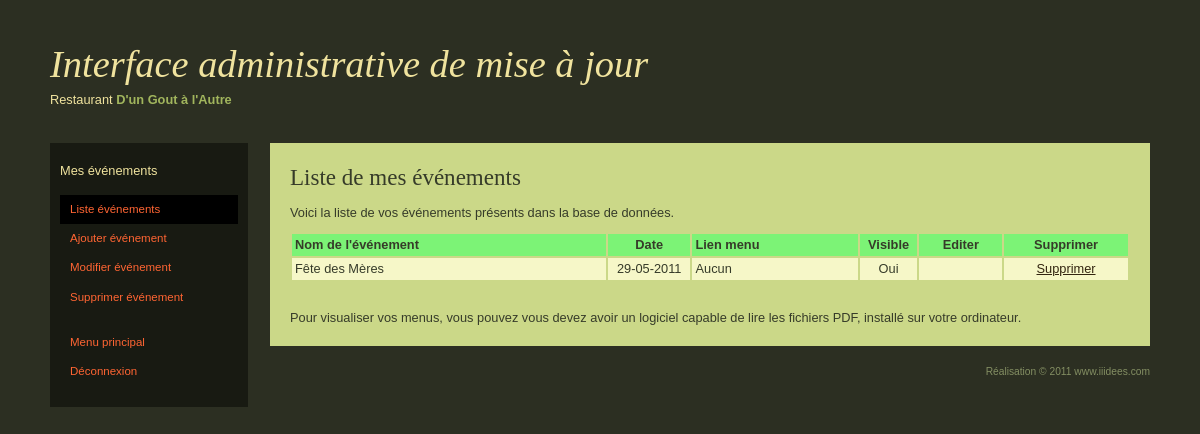
/iagdugala/evene_list.php (signed in), run on the app's committed database.
### tables this page shows
CREATE TABLE `evenements` (
  `id` int(10) unsigned NOT NULL auto_increment,
  `nom_fr` varchar(80) NOT NULL,
  `nom_gb` varchar(80) NOT NULL,
  `date_evenement` date NOT NULL,
  `description_fr` text NOT NULL,
  `description_gb` text NOT NULL,
  `visible` enum('Oui','Non') NOT NULL,
  `menuid` int(10) unsigned NOT NULL default '0',
  `date_creation` timestamp NOT NULL default CURRENT_TIMESTAMP,
  PRIMARY KEY  (`id`)
);

### iagdugala/evene_list.php (the view, shortened to what this page needs)
<?php
		include('../inclusion/admintete.php');
		echo '<h2>Liste de mes &eacute;v&eacute;nements</h2>';
		$q ="SELECT DISTINCT evenements.id, evenements.nom_fr AS evene, DATE_FORMAT(evenements.date_evenement,'%d-%m-%Y') AS jour, evenements.date_evenement, evenements.visible, menus.nom_fr as nom,";
		$q .= " menus.file_name AS lpdf FROM evenements LEFT JOIN menus ON evenements.menuid=menus.id WHERE menus.id OR menus.id IS NULL ORDER BY evenements.date_evenement";
		$r = @mysqli_query($dbc,$q);
		if (mysqli_num_rows($r) > 0) {
			$aujour = time();
			$au_day = date('d',$aujour);
			$au_month = date('m',$aujour);
			$au_year = date('Y',$aujour);
			$au_date = mktime(0,0,0,$au_month,$au_day,$au_year);
			echo '<p>Voici la liste de vos &eacute;v&eacute;nements pr&eacute;sents dans la base de donn&eacute;es.</p>
			<table width="100%" border="0" cellpadding="3">
			<tr bgcolor="#7cf376"><td width="38%" align="left"><b>Nom de l\'&eacute;v&eacute;nement</b></td><td width="10%" align="center"><b>Date</b></td><td width="20%" align="left"><b>Lien menu</b></td>
			<td width="7%" align="center"><b>Visible</b></td><td width="10%" align="center"><b>Editer</b></td>
			<td width="15%" align="center"><b>Supprimer</b></td></tr>';
			$bg = '#c8f7ee';
			while($row = mysqli_fetch_array($r,MYSQLI_ASSOC)) {
				$bg = ($bg=='#c8f7ee' ? '#f6f7c8' : '#c8f7ee');
				echo '<tr bgcolor="' . $bg . '"><td align="left">' . $row['evene'] . '</td>';
				echo '<td align="center">' . $row['jour'] . '</td>';
				if (is_null($row['nom'])) {
					echo '<td align="left">Aucun</td>';
				} else {
					echo '<td align="left"><a href="../menus/'. $row['lpdf'] .'" title="Cliquez ici pour afficher le fichier : ' . $row['lpdf'] . '." target="_new">'  .$row['nom'] .'</a></td>';
				}
				echo '<td align="center">' . $row['visible'] . '</td>';
				if (strtotime($row['date_evenement']) >= $au_date) {
					echo '<td align="center"><a href="evene_mod_main.php?eveneid=' . $row['id'] . '" title="Cliquez ici pour &eacute;diter cet &eacute;v&eacute;nement.">Editer</a></td>';
				} else {
					echo '<td></td>';
				}
				echo '<td align="center"><a href="evene_del_main.php?eveneid=' . $row['id'] . '" title="Cliquez ici pour supprimer cet &eacute;v&eacute;nement." onClick="if(confirm(\'Voulez-vous vraiment supprimer cet &eacute;v&eacute;nement ?\')) return true; else return false;">Supprimer</a></td></tr>';
			}
			echo '</table>';
			echo '<br /><p>Pour visualiser vos menus, vous pouvez vous devez avoir un logiciel capable de lire les fichiers PDF, install&eacute; sur votre ordinateur.</p>';
		} else {
			echo "<p>Il n'y a aucun &eacute;v&eacute;nement enregistr&eacute; dans la base donn&eacute;es.</p>";
		}
		include('../inclusion/adminpied.php');
?>

### css/admin.css (style rules this page uses)
html { font-size: 100%; }
body { margin: 0; padding: 10px 20px; font-family: Verdana, "Bitstream Vera Sans", "Lucida Grande", sans-serif; font-size: .8em; line-height: 1.25; color: black; background: white; }
h1, h2, h3, h4, h5, h6 { margin: 1em 0 .5em 0; }
h1, h2 { font-family: Georgia, "Bitstream Vera Serif", Norasi, serif; font-weight: normal; }
h2 { font-size: 1.8em; }
p { margin: .75em 0; }
a { color: mediumblue; text-decoration: underline; }
body { color: #F0E39E; background: #2C2F22; }
a { color: #FF6533; }
#contenu a { color: #332510; }
body { padding: 20px 50px; }
#contenu > :first-child { margin-top: 10px; }
#contenu p, #contenu li { line-height: 1.5; }

### data on the page
evenements: nom_fr "Fête des Mères", jour "29-05-2011", visible "Oui"

### other printed values
$cetpage[$i]['no'] "Liste événements"
$cetpage[$i]['no'] "Ajouter événement"
$cetpage[$i]['no'] "Modifier événement"
$cetpage[$i]['no'] "Supprimer événement"
